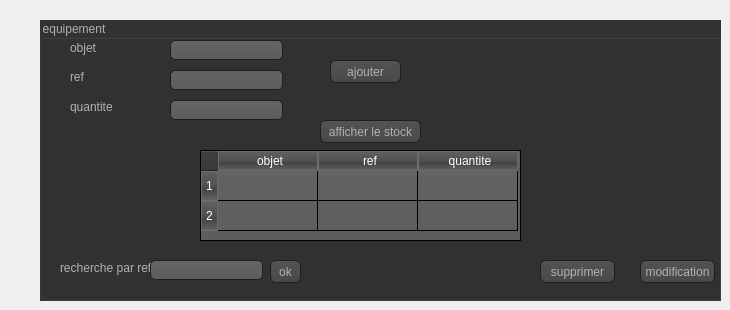
    <widget class="QWidget" name="page">
     <widget class="QGroupBox" name="groupBox">
      <property name="geometry">
       <rect>
        <x>40</x>
        <y>20</y>
        <width>681</width>
        <height>281</height>
       </rect>
      </property>
      <property name="styleSheet">
       <string notr="true">QToolTip
{
     border: 1px solid black;
     background-color: #ffa02f;
     padding: 1px;
     border-radius: 3px;
     opacity: 100;
}

QWidget
{
    color: #b1b1b1;
    background-color: #323232;
}

QWidget:item:hover
{
    background-color: QLinearGradient( x1: 0, y1: 0, x2: 0, y2: 1, stop: 0 #ffa02f, stop: 1 #ca0619);
    color: #000000;
}

QWidget:item:selected
{
    background-color: QLinearGradient( x1: 0, y1: 0, x2: 0, y2: 1, stop: 0 #ffa02f, stop: 1 #d7801a);
}

QMenuBar::item
{
    background: transparent;
}

QMenuBar::item:selected
{
    background: transparent;
    border: 1px solid #ffaa00;
}

QMenuBar::item:pressed
{
    background: #444;
    border: 1px solid #000;
    background-color: QLinearGradient(
        x1:0, y1:0,
        x2:0, y2:1,
        stop:1 #212121,
        stop:0.4 #343434/*,
        stop:0.2 #343434,
        stop:0.1 #ffaa00*/
    );
    margin-bottom:-1px;
    padding-bottom:1px;
}

QMenu
{
    border: 1px solid #000;
}

QMenu::item
{
    padding: 2px 20px 2px 20px;
}

QMenu::item:selected
{
    color: #000000;
}

QWidget:disabled
{
    color: #404040;
    background-color: #323232;
}

QAbstractItemView
{
    background-color: QLinearGradient( x1: 0, y1: 0, x2: 0, y2: 1, stop: 0 #4d4d4d, stop: 0.1 #646464, stop: 1 #5d5d5d);
}

QWidget:focus
{
    /*border: 2px solid QLinearGradient( x1: 0, y1: 0, x2: 0, y2: 1, stop: 0 #ffa02f, stop: 1 #d7801a);*/
}

QLineEdit
{
    background-color: QLinearGradient( x1: 0, y1: 0, x2: 0, y2: 1, stop: 0 #4d4d4d, stop: 0 #646464, stop: 1 #5d5d5d);
    padding: 1px;
    border-style: solid;
    border: 1px solid #1e1e1e;
    border-radius: 5;
}

QPushButton
{
    color: #b1b1b1;
    background-color: QLinearGradient( x1: 0, y1: 0, x2: 0, y2: 1, stop: 0 #565656, stop: 0.1 #525252, stop: 0.5 #4e4e4e, stop: 0.9 #4a4a4a, stop: 1 #464646);
    border-width: 1px;
    border-color: #1e1e1e;
    border-style: solid;
    border-radius: 6;
    padding: 3px;
    font-size: 12px;
    padding-left: 5px;
    padding-right: 5px;
}

QPushButton:pressed
{
    background-color: QLinearGradient( x1: 0, y1: 0, x2: 0, y2: 1, stop: 0 #2d2d2d, stop: 0.1 #2b2b2b, stop: 0.5 #292929, stop: 0.9 #282828, stop: 1 #252525);
}

QComboBox
{
    selection-background-color: #ffaa00;
    background-color: QLinearGradient( x1: 0, y1: 0, x2: 0, y2: 1, stop: 0 #565656, stop: 0.1 #525252, stop: 0.5 #4e4e4e, stop: 0.9 #4a4a4a, stop: 1 #464646);
    border-style: solid;
    border: 1px solid #1e1e1e;
    border-radius: 5;
}

QComboBox:hover,QPushButton:hover
{
    border: 2px solid QLinearGradient( x1: 0, y1: 0, x2: 0, y2: 1, stop: 0 #ffa02f, stop: 1 #d7801a);
}


QComboBox:on
{
    padding-top: 3px;
    padding-left: 4px;
    background-color: QLinearGradient( x1: 0, y1: 0, x2: 0, y2: 1, stop: 0 #2d2d2d, stop: 0.1 #2b2b2b, stop: 0.5 #292929, stop: 0.9 #282828, stop: 1 #252525);
    selection-background-color: #ffaa00;
}

QComboBox QAbstractItemView
{
    border: 2px solid darkgray;
    selection-background-color: QLinearGradient( x1: 0, y1: 0, x2: 0, y2: 1, stop: 0 #ffa02f, stop: 1 #d7801a);
}

QComboBox::drop-down
{
     subcontrol-origin: padding;
     subcontrol-position: top right;
     width: 15px;

     border-left-width: 0px;
     border-left-color: darkgray;
     border-left-style: solid; /* just a single line */
     border-top-right-radius: 3px; /* same radius as the QComboBox */
     border-bottom-right-radius: 3px;
 }

QComboBox::down-arrow
{
     image: url(:/down_arrow.png);
}

QGroupBox:focus
{
border: 2px solid QLinearGradient( x1: 0, y1: 0, x2: 0, y2: 1, stop: 0 #ffa02f, stop: 1 #d7801a);
}

QTextEdit:focus
{
    border: 2px solid QLinearGradient( x1: 0, y1: 0, x2: 0, y2: 1, stop: 0 #ffa02f, stop: 1 #d7801a);
}

QScrollBar:horizontal {
     border: 1px solid #222222;
     background: QLinearGradient( x1: 0, y1: 0, x2: 0, y2: 1, stop: 0.0 #121212, stop: 0.2 #282828, stop: 1 #484848);
     height: 7px;
     margin: 0px 16px 0 16px;
}

QScrollBar::handle:horizontal
{
      background: QLinearGradient( x1: 0, y1: 0, x2: 1, y2: 0, stop: 0 #ffa02f, stop: 0.5 #d7801a, stop: 1 #ffa02f);
      min-height: 20px;
      border-radius: 2px;
}

QScrollBar::add-line:horizontal {
      border: 1px solid #1b1b19;
      border-radius: 2px;
      background: QLinearGradient( x1: 0, y1: 0, x2: 1, y2: 0, stop: 0 #ffa02f, stop: 1 #d7801a);
      width: 14px;
      subcontrol-position: right;
      subcontrol-origin: margin;
}

QScrollBar::sub-line:horizontal {
      border: 1px solid #1b1b19;
      border-radius: 2px;
      background: QLinearGradient( x1: 0, y1: 0, x2: 1, y2: 0, stop: 0 #ffa02f, stop: 1 #d7801a);
      width: 14px;
     subcontrol-position: left;
     subcontrol-origin: margin;
}

QScrollBar::right-arrow:horizontal, QScrollBar::left-arrow:horizontal
{
      border: 1px solid black;
      width: 1px;
      height: 1px;
      background: white;
}

QScrollBar::add-page:horizontal, QScrollBar::sub-page:horizontal
{
      background: none;
}

QScrollBar:vertical
{
      background: QLinearGradient( x1: 0, y1: 0, x2: 1, y2: 0, stop: 0.0 #121212, stop: 0.2 #282828, stop: 1 #484848);
      width: 7px;
      margin: 16px 0 16px 0;
      border: 1px solid #222222;
}

QScrollBar::handle:vertical
{
      background: QLinearGradient( x1: 0, y1: 0, x2: 0, y2: 1, stop: 0 #ffa02f, stop: 0.5 #d7801a, stop: 1 #ffa02f);
      min-height: 20px;
      border-radius: 2px;
}

QScrollBar::add-line:vertical
{
      border: 1px solid #1b1b19;
      border-radius: 2px;
      background: QLinearGradient( x1: 0, y1: 0, x2: 0, y2: 1, stop: 0 #ffa02f, stop: 1 #d7801a);
      height: 14px;
      subcontrol-position: bottom;
      subcontrol-origin: margin;
}

QScrollBar::sub-line:vertical
{
      border: 1px solid #1b1b19;
      border-radius: 2px;
      background: QLinearGradient( x1: 0, y1: 0, x2: 0, y2: 1, stop: 0 #d7801a, stop: 1 #ffa02f);
      height: 14px;
      subcontrol-position: top;
      subcontrol-origin: margin;
}

QScrollBar::up-arrow:vertical, QScrollBar::down-arrow:vertical
{
      border: 1px solid black;
      width: 1px;
      height: 1px;
      background: white;
}


QScrollBar::add-page:vertical, QScrollBar::sub-page:vertical
{
      background: none;
}

QTextEdit
{
    background-color: #242424;
}

QPlainTextEdit
{
    background-color: #242424;
}

QHeaderView::section
{
    background-color: QLinearGradient(x1:0, y1:0, x2:0, y2:1, stop:0 #616161, stop: 0.5 #505050, stop: 0.6 #434343, stop:1 #656565);
    color: white;
    padding-left: 4px;
    border: 1px solid #6c6c6c;
}

QCheckBox:disabled
{
color: #414141;
}

QDockWidget::title
{
    text-align: center;
    spacing: 3px; /* spacing between items in the tool bar */
    background-color: QLinearGradient(x1:0, y1:0, x2:0, y2:1, stop:0 #323232, stop: 0.5 #242424, stop:1 #323232);
}

QDockWidget::close-button, QDockWidget::float-button
{
    text-align: center;
    spacing: 1px; /* spacing between items in the tool bar */
    background-color: QLinearGradient(x1:0, y1:0, x2:0, y2:1, stop:0 #323232, stop: 0.5 #242424, stop:1 #323232);
}

QDockWidget::close-button:hover, QDockWidget::float-button:hover
{
    background: #242424;
}

QDockWidget::close-button:pressed, QDockWidget::float-button:pressed
{
    padding: 1px -1px -1px 1px;
}

QMainWindow::separator
{
    background-color: QLinearGradient(x1:0, y1:0, x2:0, y2:1, stop:0 #161616, stop: 0.5 #151515, stop: 0.6 #212121, stop:1 #343434);
    color: white;
    padding-left: 4px;
    border: 1px solid #4c4c4c;
    spacing: 3px; /* spacing between items in the tool bar */
}

QMainWindow::separator:hover
{

    background-color: QLinearGradient(x1:0, y1:0, x2:0, y2:1, stop:0 #d7801a, stop:0.5 #b56c17 stop:1 #ffa02f);
    color: white;
    padding-left: 4px;
    border: 1px solid #6c6c6c;
    spacing: 3px; /* spacing between items in the tool bar */
}

QToolBar::handle
{
     spacing: 3px; /* spacing between items in the tool bar */
     background: url(:/images/handle.png);
}

QMenu::separator
{
    height: 2px;
    background-color: QLinearGradient(x1:0, y1:0, x2:0, y2:1, stop:0 #161616, stop: 0.5 #151515, stop: 0.6 #212121, stop:1 #343434);
    color: white;
    padding-left: 4px;
    margin-left: 10px;
    margin-right: 5px;
}

QProgressBar
{
    border: 2px solid grey;
    border-radius: 5px;
    text-align: center;
}

QProgressBar::chunk
{
    background-color: #d7801a;
    width: 2.15px;
    margin: 0.5px;
}

QTabBar::tab {
    color: #b1b1b1;
    border: 1px solid #444;
    border-bottom-style: none;
    background-color: #323232;
    padding-left: 10px;
    padding-right: 10px;
    padding-top: 3px;
    padding-bottom: 2px;
    margin-right: -1px;
}

QTabWidget::pane {
    border: 1px solid #444;
    top: 1px;
}

QTabBar::tab:last
{
    margin-right: 0; /* the last selected tab has nothing to overlap with on the right */
    border-top-right-radius: 3px;
}

QTabBar::tab:first:!selected
{
 margin-left: 0px; /* the last selected tab has nothing to overlap with on the right */


    border-top-left-radius: 3px;
}

QTabBar::tab:!selected
{
    color: #b1b1b1;
    border-bottom-style: solid;
    margin-top: 3px;
    background-color: QLinearGradient(x1:0, y1:0, x2:0, y2:1, stop:1 #212121, stop:.4 #343434);
}

QTabBar::tab:selected
{
    border-top-left-radius: 3px;
    border-top-right-radius: 3px;
    margin-bottom: 0px;
}

QTabBar::tab:!selected:hover
{
    /*border-top: 2px solid #ffaa00;
    padding-bottom: 3px;*/
    border-top-left-radius: 3px;
    border-top-right-radius: 3px;
    background-color: QLinearGradient(x1:0, y1:0, x2:0, y2:1, stop:1 #212121, stop:0.4 #343434, stop:0.2 #343434, stop:0.1 #ffaa00);
}

QRadioButton::indicator:checked, QRadioButton::indicator:unchecked{
    color: #b1b1b1;
    background-color: #323232;
    border: 1px solid #b1b1b1;
    border-radius: 6px;
}

QRadioButton::indicator:checked
{
    background-color: qradialgradient(
        cx: 0.5, cy: 0.5,
        fx: 0.5, fy: 0.5,
        radius: 1.0,
        stop: 0.25 #ffaa00,
        stop: 0.3 #323232
    );
}

QCheckBox::indicator{
    color: #b1b1b1;
    background-color: #323232;
    border: 1px solid #b1b1b1;
    width: 9px;
    height: 9px;
}

QRadioButton::indicator
{
    border-radius: 6px;
}

QRadioButton::indicator:hover, QCheckBox::indicator:hover
{
    border: 1px solid #ffaa00;
}

QCheckBox::indicator:checked
{
    image:url(:/images/checkbox.png);
}

QCheckBox::indicator:disabled, QRadioButton::indicator:disabled
{
    border: 1px solid #444;
}</string>
      </property>
      <property name="title">
       <string>equipement</string>
      </property>
      <widget class="QLabel" name="label_6">
       <property name="geometry">
        <rect>
         <x>30</x>
         <y>20</y>
         <width>31</width>
         <height>16</height>
        </rect>
       </property>
       <property name="text">
        <string>objet</string>
       </property>
      </widget>
      <widget class="QLabel" name="label_7">
       <property name="geometry">
        <rect>
         <x>30</x>
         <y>50</y>
         <width>47</width>
         <height>13</height>
        </rect>
       </property>
       <property name="text">
        <string>ref</string>
       </property>
      </widget>
      <widget class="QLabel" name="label_8">
       <property name="geometry">
        <rect>
         <x>30</x>
         <y>80</y>
         <width>47</width>
         <height>13</height>
        </rect>
       </property>
       <property name="text">
        <string>quantite</string>
       </property>
      </widget>
      <widget class="QLineEdit" name="objet">
       <property name="geometry">
        <rect>
         <x>130</x>
         <y>20</y>
         <width>113</width>
         <height>20</height>
        </rect>
       </property>
       <property name="text">
        <string/>
       </property>
      </widget>
      <widget class="QLineEdit" name="ref">
       <property name="geometry">
        <rect>
         <x>130</x>
         <y>50</y>
         <width>113</width>
         <height>20</height>
        </rect>
       </property>
       <property name="text">
        <string/>
       </property>
      </widget>
      <widget class="QLineEdit" name="quantite">
       <property name="geometry">
        <rect>
         <x>130</x>
         <y>80</y>
         <width>113</width>
         <height>20</height>
        </rect>
       </property>
       <property name="text">
        <string/>
       </property>
      </widget>
      <widget class="QPushButton" name="ajouterE">
       <property name="geometry">
        <rect>
         <x>290</x>
         <y>40</y>
         <width>71</width>
         <height>23</height>
        </rect>
       </property>
       <property name="text">
        <string>ajouter</string>
       </property>
      </widget>
      <widget class="QLabel" name="label_10">
       <property name="geometry">
        <rect>
         <x>20</x>
         <y>240</y>
         <width>91</width>
         <height>16</height>
        </rect>
       </property>
       <property name="text">
        <string>recherche par ref</string>
       </property>
      </widget>
      <widget class="QLineEdit" name="lineEdit_8">
       <property name="geometry">
        <rect>
         <x>110</x>
         <y>240</y>
         <width>113</width>
         <height>20</height>
        </rect>
       </property>
      </widget>
      <widget class="QPushButton" name="rechercheE">
       <property name="geometry">
        <rect>
         <x>230</x>
         <y>240</y>
         <width>31</width>
         <height>23</height>
        </rect>
       </property>
       <property name="text">
        <string>ok</string>
       </property>
      </widget>
      <widget class="QPushButton" name="supprimerE">
       <property name="geometry">
        <rect>
         <x>500</x>
         <y>240</y>
         <width>75</width>
         <height>23</height>
        </rect>
       </property>
       <property name="text">
        <string>supprimer</string>
       </property>
      </widget>
      <widget class="QPushButton" name="modificationE">
       <property name="geometry">
        <rect>
         <x>600</x>
         <y>240</y>
         <width>75</width>
         <height>23</height>
        </rect>
       </property>
       <property name="text">
        <string>modification</string>
       </property>
      </widget>
      <widget class="QTableWidget" name="tableWidget_3">
       <property name="geometry">
        <rect>
         <x>160</x>
         <y>130</y>
         <width>321</width>
         <height>91</height>
        </rect>
       </property>
       <row>
        <property name="text">
         <string>1</string>
        </property>
       </row>
       <row>
        <property name="text">
         <string>2</string>
        </property>
       </row>
       <column>
        <property name="text">
         <string>objet</string>
        </property>
       </column>
       <column>
        <property name="text">
         <string>ref</string>
        </property>
       </column>
       <column>
        <property name="text">
         <string>quantite</string>
        </property>
       </column>
      </widget>
      <widget class="QPushButton" name="afficherE">
       <property name="geometry">
        <rect>
         <x>280</x>
         <y>100</y>
         <width>101</width>
         <height>23</height>
        </rect>
       </property>
       <property name="text">
        <string>afficher le stock</string>
       </property>
      </widget>
     </widget>
    </widget>
